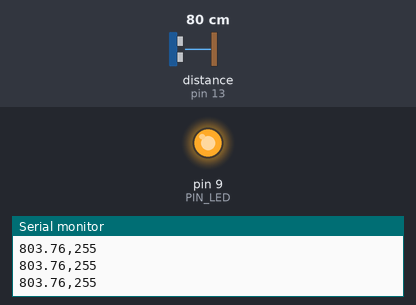
This sketch was run on a simulated Arduino Uno, built with avr-gcc and run on an emulated ATmega328P. Parts: output pins drawn as LEDs (lit = HIGH), the last lines printed to the serial monitor. Wiring (inferred from the names in the program): ultrasonic range finder: trigger pin 12; echo pin 13. Inputs (shaded band) come from the test bench; at power-on: distance to the obstacle (sensor on pin 13) 80 cm. The echo pulse lasts 58.3 µs per cm; pins used as bus, display or sensor lines are not drawn.

Above: at 1.2 s.
1.3 s: distance to the obstacle (sensor on pin 13) set to 18 cm
At 2.2 s:
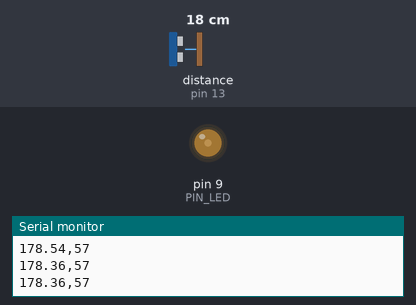
2.8 s: distance to the obstacle (sensor on pin 13) set to 2 cm
At 3.3 s:
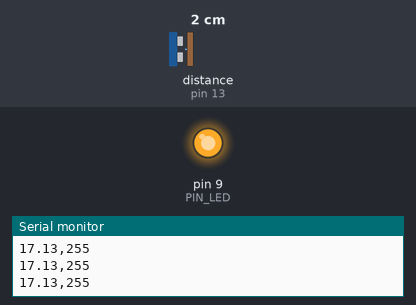
Timing chart, 0 to 5.8 s (numbered marks = the images above; inputs shaded):
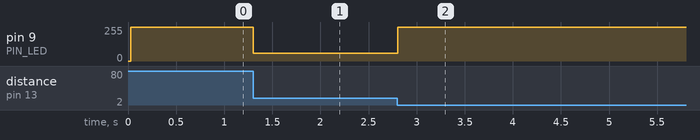

The sketch:

08_example_2_2.ino
```cpp
// Arduino pin assignment
#define PIN_LED  9
#define PIN_TRIG 12   // sonar sensor TRIGGER
#define PIN_ECHO 13   // sonar sensor ECHO

// configurable parameters
#define SND_VEL 346.0     // sound velocity at 24 celsius degree (unit: m/sec)
#define INTERVAL 25       // sampling interval (unit: msec)
#define PULSE_DURATION 10 // ultra-sound Pulse Duration (unit: usec)
#define _DIST_MIN 100.0   // minimum distance (mm)
#define _DIST_MID 200.0   // middle distance (mm)
#define _DIST_MAX 300.0   // maximum distance (mm)

// Slayddagi talablar:
// 100 mm va 300 mm da minimal (o'chiq)
// 200 mm da maksimal (eng yorug')

#define TIMEOUT ((INTERVAL / 2) * 1000.0) // maximum echo waiting time (usec)
#define SCALE (0.001 * 0.5 * SND_VEL)     // coefficient to convert duration to distance

unsigned long last_sampling_time;   // unit: msec

void setup() {
  pinMode(PIN_LED, OUTPUT);
  pinMode(PIN_TRIG, OUTPUT);
  pinMode(PIN_ECHO, INPUT);
  digitalWrite(PIN_TRIG, LOW);

  // Serial Plotter ham, Serial Monitor ham bir xil tezlikda bo'lishi kerak.
  Serial.begin(115200);
}

void loop() {
  float distance;

  if (millis() < (last_sampling_time + INTERVAL))
    return;

  distance = USS_measure(PIN_TRIG, PIN_ECHO); // read distance
  int brightness = 0; // Bu LED Duty Cycle qiymati, 0 = eng yorug', 255 = o'chiq

  // Slayddagi talab bo'yicha yorug'lik teskari (Active Low) ekanligini hisobga olamiz:
  // Yorug'lik kuchayishi uchun duty cycle (brightness) 255 dan 0 ga kamayishi kerak.

  if (distance <= _DIST_MIN) {
    // 0 ~ 100 mm: LED o'chiq.
    brightness = 255;
  }
  else if (distance > _DIST_MIN && distance <= _DIST_MID) {
    // 100 ~ 200 mm: Yorug'lik oshadi (255 → 0)
    // 100 mm (o'chiq) -> 200 mm (eng yorug')
    brightness = map(distance, _DIST_MIN, _DIST_MID, 255, 0);
  }
  else if (distance > _DIST_MID && distance <= _DIST_MAX) {
    // 200 ~ 300 mm: Yorug'lik kamayadi (0 → 255)
    // 200 mm (eng yorug') -> 300 mm (o'chiq)
    brightness = map(distance, _DIST_MID, _DIST_MAX, 0, 255);
  }
  else {
    // 300 mm dan katta: LED o'chiq.
    brightness = 255;
  }

  // Slaydga ko'ra:
  // analogWrite(pin, 0) : eng yorug' (active low)
  // analogWrite(pin, 255): o'chiq
  analogWrite(PIN_LED, brightness);

  // Serial Plotter uchun yangi chiqish formati
  // Serial Plotter faqat raqamlarni qabul qiladi. Ular vergul (,) bilan ajratilgan bo'lishi kerak.

  // 1. Distance (Masofa) qiymatini uzatish
  Serial.print(distance);
  // 2. Ajratuvchi belgi
  Serial.print(",");
  // 3. Brightness (Yorug'lik) qiymatini uzatish va yangi qatorga o'tish
  Serial.println(brightness);

  last_sampling_time += INTERVAL;
}

float USS_measure(int TRIG, int ECHO)
{
  digitalWrite(TRIG, HIGH);
  delayMicroseconds(PULSE_DURATION);
  digitalWrite(TRIG, LOW);

  return pulseIn(ECHO, HIGH, TIMEOUT) * SCALE; // mm
}
```

Measured:
- after the input at 1.3 s, pin 9 (PIN_LED): 255/255 → 57/255 at once
- after the input at 2.8 s, pin 9 (PIN_LED): 57/255 → 255/255 at once
